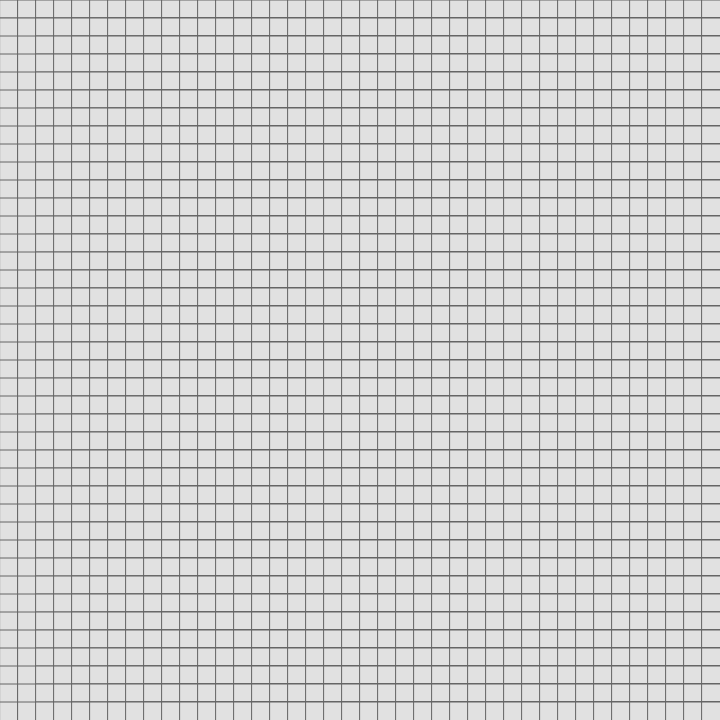
Frame 1 (no input)
Frame 2 (the mouse pressed at the canvas centre, redrawn once): identical to frame 1, image omitted

The p5.js sketch that drew this single still picture (run headless with seeded random() and noise() and a simulated clock; the mouse was pressed at the canvas centre and the sketch redrawn once):

// p5.js sketch
// ── sketch.js
let grid = [];
let cols, rows;
let colsize = 18;
let running = false;
const around = [
  { x: -1, y: -1 },
  { x: 0, y: -1 },
  { x: 1, y: -1 },
  { x: -1, y: 0 },
  { x: 1, y: 0 },
  { x: -1, y: 1 },
  { x: 0, y: 1 },
  { x: 1, y: 1 },
];

function setup() {
  createCanvas(720, 720);
  gridGenerate();
  frameRate(5);
  background(220);
  createButton('Krok').mousePressed(step);
  createButton('Auto').mousePressed(toggleRun);
  noLoop();
  kresli();
}

function step() {
  console.log('step');
  // goflCalc();
  goflCalc();
  kresli();
}

function gridGenerate() {
  cols = floor(width / colsize);
  rows = floor(height / colsize);

  for (let o = 0; o < rows; o++) {
    for (let i = 0; i < cols; i++) {
      grid.push(new Cell());
    }
  }
}
function mousePressed() {
  let arrpos = touched(mouseX, mouseY);
  toggleItem(arrpos);
  kresli();
}
function touched(x, y, colsiz = colsize, columns = cols) {
  x = floor(x / colsiz);
  y = floor(y / colsiz);
  return y * columns + x;
}
function toggleItem(p) {
  grid[p].s = !grid[p].s;
}
function kresli() {
  background(225);
  for (let o = 0; o < rows; o++) {
    for (let i = 0; i < cols; i++) {
      let item = grid[o * cols + i];
      stroke(100);
      // console.log(grid[o*cols+i]);
      if (item.s === true) fill(0);
      else fill(225);

      rect(i * colsize, o * colsize, i * colsize + colsize, o * colsize + colsize);
      // fill(0,255);
      // text(item.n ? item.n : 0,i*colsize+4,o*colsize+13);
    }
  }
}
function Cell() {
  this.s = false;
  this.n = null;
}

function draw() {
  goflCalc();
  kresli();
}

function toggleRun() {
  if (running === true) {
    noLoop();
  } else {
    loop();
  }
  running = !running;
}

// ── goflifeAlg.js
function goflCalc(){
  for(let i = 0; i < grid.length; i++) {
    grid[i].n = 0;
  }
  for(let i = 0; i < rows; i++){
    for(let o = 0; o < cols; o++){
      let item = grid[i*cols+o];

      if(item.s === true){
        let dx = o;
        let dy = i;
        aroundme(dx,dy);
      }
    }
  }

  lifechanging();

}
function aroundme(dx,dy){
    for(let i = 0; i < around.length; i++){
      let p = around[i];
      if(grid[(dy+p.y)*cols+dx+p.x] !== undefined){
        let item = grid[(dy+p.y)*cols+dx+p.x];
        item.n++;
        // console.log('trigger');
      }
    }
}

function lifechanging(){
  for(let i = 0; i < rows; i++){
    for(let o = 0; o < cols; o++){
      let item = grid[i*cols+o];

      if(item.n === 0 || item.n === 1)
      item.s = false;
      else if(item.n === 3)
      item.s = true;
      else if(item.n > 3)
      item.s = false;
    }
  }
}
